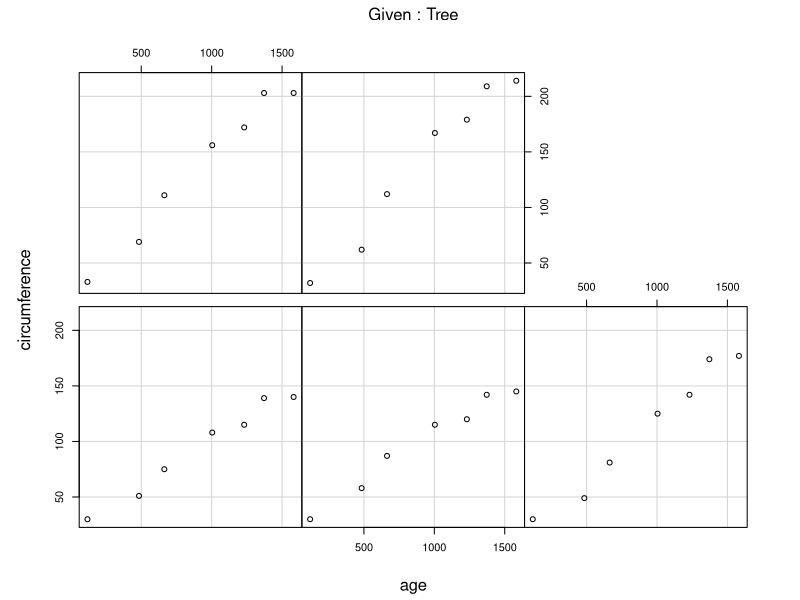
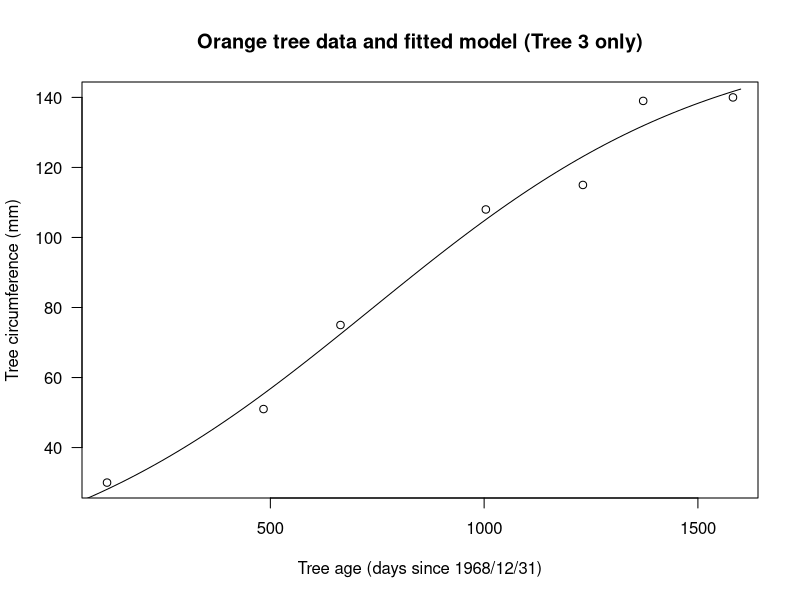

Source code (R) for these figures, in order: (Note: this script raises an error after producing the figures.)
#install.packages ('doBy')
library(doBy)
library(ggplot2)
Orange
require(stats); require(graphics)
coplot(circumference ~ age | Tree, data = Orange, show.given = FALSE)
fm1 <- nls(circumference ~ SSlogis(age, Asym, xmid, scal),
           data = Orange, subset = Tree == 3)
plot(circumference ~ age, data = Orange, subset = Tree == 3,
     xlab = "Tree age (days since 1968/12/31)",
     ylab = "Tree circumference (mm)", las = 1,
     main = "Orange tree data and fitted model (Tree 3 only)")
age <- seq(0, 1600, length.out = 101)
lines(age, predict(fm1, list(age = age)))

summaryBy(Orange$circumference  ~ Orange$Tree, data=Orange , FUN=c(mean,median),na.rm=TRUE,keep.names=TRUE)

ggplot(Orange, aes(x = Orange$age, y = Orange$circumference, shape = Orange$Tree)) + geom_point(size = 5)